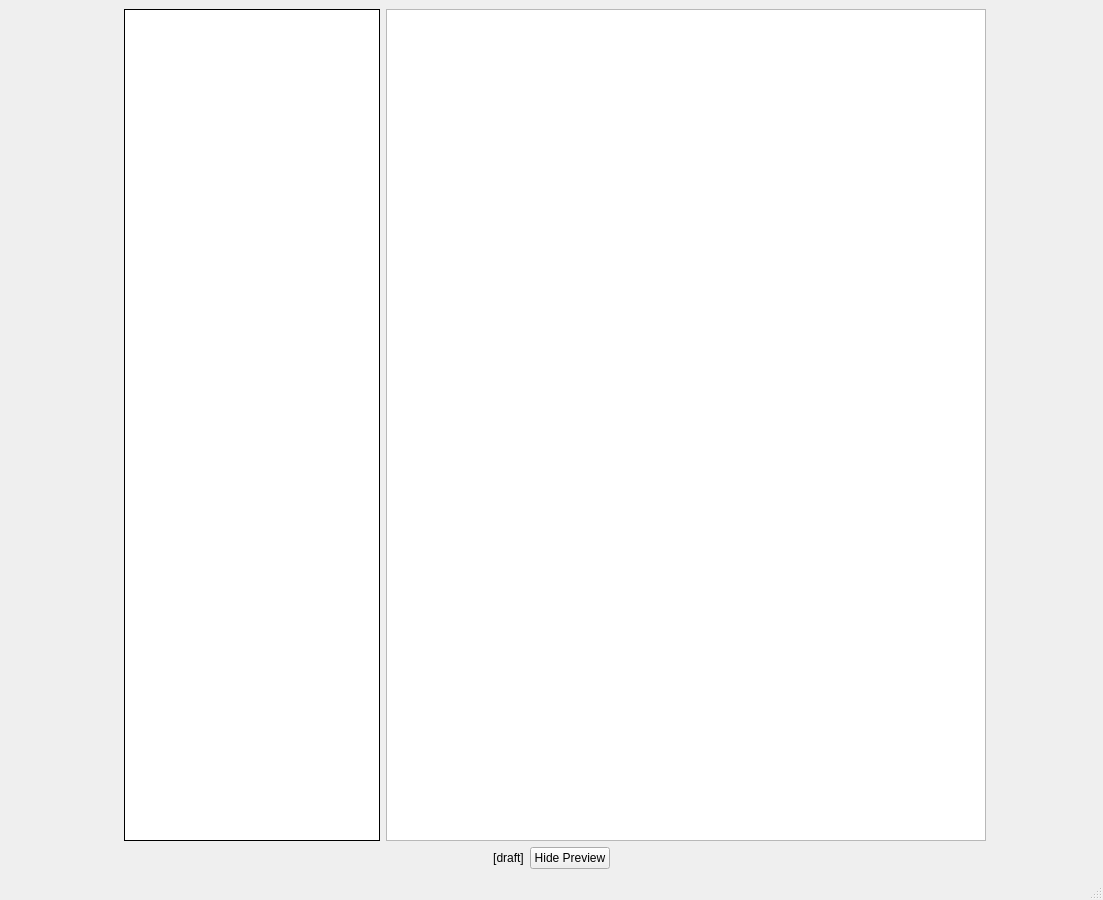
<?xml version="1.0" encoding="UTF-8"?>
<ui version="4.0">
 <class>MainWindow</class>
 <widget class="QMainWindow" name="MainWindow">
  <property name="geometry">
   <rect>
    <x>0</x>
    <y>0</y>
    <width>1103</width>
    <height>900</height>
   </rect>
  </property>
  <property name="windowTitle">
   <string>WordWhacker</string>
  </property>
  <widget class="QWidget" name="centralwidget">
   <layout class="QVBoxLayout" name="verticalLayout_2">
    <item>
     <layout class="QHBoxLayout" name="horizontalLayout_3" stretch="1,2,2,1">
      <property name="sizeConstraint">
       <enum>QLayout::SetDefaultConstraint</enum>
      </property>
      <item>
       <layout class="QVBoxLayout" name="verticalLayout">
        <item>
         <layout class="QHBoxLayout" name="horizontalLayout">
          <item>
           <widget class="QLabel" name="statusLabel">
            <property name="text">
             <string/>
            </property>
           </widget>
          </item>
          <item>
           <spacer name="horizontalSpacer">
            <property name="orientation">
             <enum>Qt::Horizontal</enum>
            </property>
            <property name="sizeHint" stdset="0">
             <size>
              <width>40</width>
              <height>20</height>
             </size>
            </property>
           </spacer>
          </item>
         </layout>
        </item>
        <item>
         <spacer name="verticalSpacer">
          <property name="orientation">
           <enum>Qt::Vertical</enum>
          </property>
          <property name="sizeHint" stdset="0">
           <size>
            <width>20</width>
            <height>40</height>
           </size>
          </property>
         </spacer>
        </item>
       </layout>
      </item>
      <item>
       <widget class="QTextEdit" name="textEdit">
        <property name="sizePolicy">
         <sizepolicy hsizetype="Fixed" vsizetype="Expanding">
          <horstretch>0</horstretch>
          <verstretch>0</verstretch>
         </sizepolicy>
        </property>
        <property name="autoFillBackground">
         <bool>false</bool>
        </property>
        <property name="frameShape">
         <enum>QFrame::Box</enum>
        </property>
        <property name="frameShadow">
         <enum>QFrame::Plain</enum>
        </property>
        <property name="horizontalScrollBarPolicy">
         <enum>Qt::ScrollBarAlwaysOff</enum>
        </property>
        <property name="lineWrapMode">
         <enum>QTextEdit::WidgetWidth</enum>
        </property>
        <property name="lineWrapColumnOrWidth">
         <number>0</number>
        </property>
        <property name="markdown">
         <string/>
        </property>
        <property name="acceptRichText">
         <bool>false</bool>
        </property>
        <property name="placeholderText">
         <string/>
        </property>
       </widget>
      </item>
      <item>
       <widget class="QTextEdit" name="textEditRich">
        <property name="minimumSize">
         <size>
          <width>600</width>
          <height>0</height>
         </size>
        </property>
        <property name="readOnly">
         <bool>true</bool>
        </property>
       </widget>
      </item>
      <item>
       <spacer name="horizontalSpacer_2">
        <property name="orientation">
         <enum>Qt::Horizontal</enum>
        </property>
        <property name="sizeHint" stdset="0">
         <size>
          <width>40</width>
          <height>20</height>
         </size>
        </property>
       </spacer>
      </item>
     </layout>
    </item>
    <item>
     <layout class="QHBoxLayout" name="horizontalLayoutSt">
      <item>
       <spacer name="horizontalSpacer_4">
        <property name="orientation">
         <enum>Qt::Horizontal</enum>
        </property>
        <property name="sizeHint" stdset="0">
         <size>
          <width>40</width>
          <height>20</height>
         </size>
        </property>
       </spacer>
      </item>
      <item>
       <widget class="QLabel" name="filenameLabel">
        <property name="text">
         <string>[draft]</string>
        </property>
        <property name="alignment">
         <set>Qt::AlignCenter</set>
        </property>
       </widget>
      </item>
      <item>
       <widget class="QPushButton" name="hidePreviewButton">
        <property name="text">
         <string>Hide Preview</string>
        </property>
       </widget>
      </item>
      <item>
       <spacer name="horizontalSpacer_3">
        <property name="orientation">
         <enum>Qt::Horizontal</enum>
        </property>
        <property name="sizeHint" stdset="0">
         <size>
          <width>40</width>
          <height>20</height>
         </size>
        </property>
       </spacer>
      </item>
     </layout>
    </item>
   </layout>
  </widget>
  <widget class="QMenuBar" name="menubar">
   <property name="geometry">
    <rect>
     <x>0</x>
     <y>0</y>
     <width>1103</width>
     <height>21</height>
    </rect>
   </property>
  </widget>
  <widget class="QStatusBar" name="statusbar"/>
  <action name="actionSave">
   <property name="text">
    <string>Save</string>
   </property>
   <property name="toolTip">
    <string>Save to file</string>
   </property>
   <property name="shortcut">
    <string>Ctrl+S</string>
   </property>
  </action>
  <action name="actionSave_As">
   <property name="text">
    <string>Save As...</string>
   </property>
   <property name="toolTip">
    <string>Save to new file</string>
   </property>
   <property name="shortcut">
    <string>Ctrl+Alt+S</string>
   </property>
  </action>
  <action name="actionSettings">
   <property name="text">
    <string>Settings...</string>
   </property>
  </action>
  <action name="actionOpen">
   <property name="text">
    <string>Open...</string>
   </property>
   <property name="toolTip">
    <string>Open file</string>
   </property>
   <property name="shortcut">
    <string>Ctrl+O</string>
   </property>
  </action>
  <action name="actionMarkdown_Preview">
   <property name="text">
    <string>Markdown Preview</string>
   </property>
   <property name="toolTip">
    <string>Show Markdown Preview</string>
   </property>
  </action>
  <action name="actionFull_Screen">
   <property name="checkable">
    <bool>true</bool>
   </property>
   <property name="text">
    <string>Full Screen</string>
   </property>
   <property name="shortcut">
    <string>F11</string>
   </property>
  </action>
 </widget>
 <resources/>
 <connections/>
</ui>
